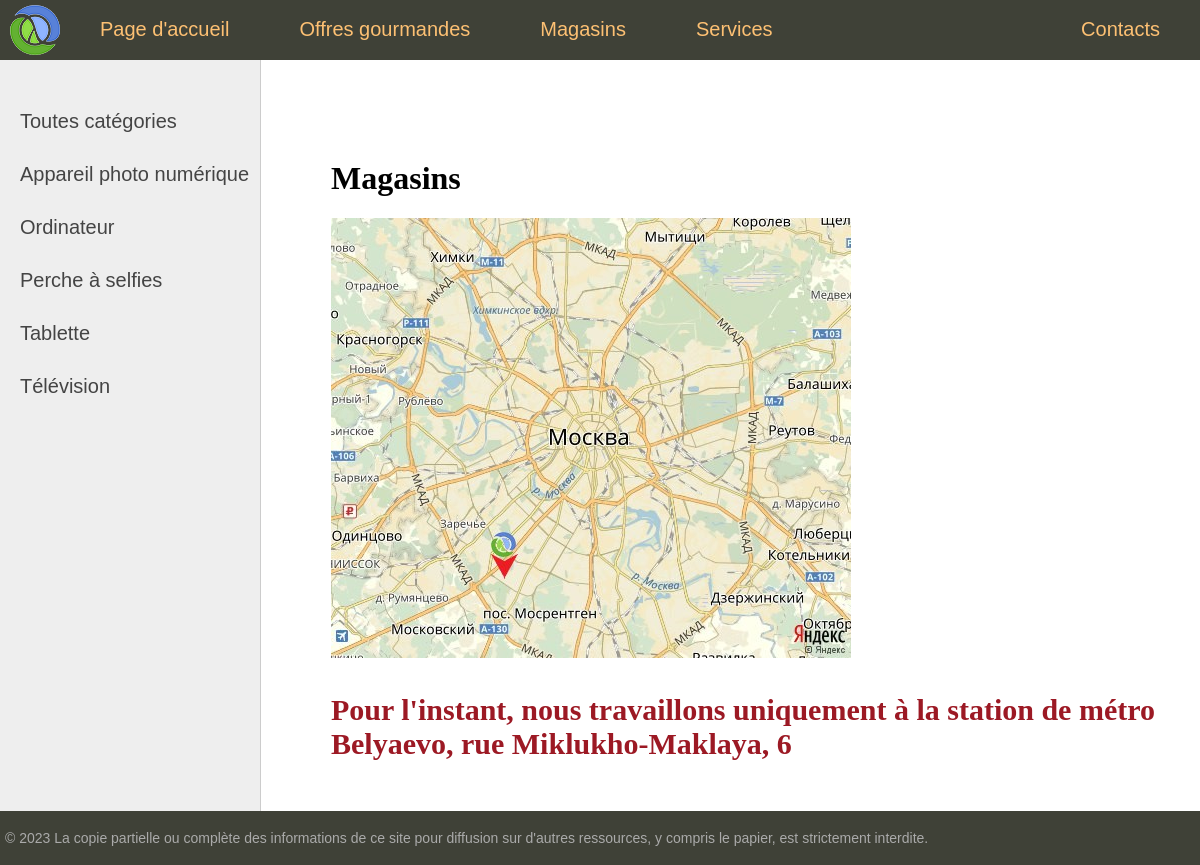
The page /shops on the database its author committed.
### electronicsapp/models.py (models this page shows, shortened)
class ElectroCategory(models.Model):
    name = models.CharField(max_length=100)
    slug = models.SlugField(max_length=100, unique=True)
    def get_absolute_url(self):
        return reverse('category', kwargs={'cat_slug': self.slug})

### electronicsapp/views.py (the view)
# urls.py: path('shops', views.shops, name='shops'),
def shops(request):
    text = "Pour l'instant, nous travaillons uniquement à la station de métro Belyaevo, rue Miklukho-Maklaya, 6"
    return render(request, 'electronics/shops.html', {'title': 'Magasins', 'menu': menu_lst, 'content': text})

### electronicsapp/templatetags/electronic_tags.py (called while the page is built)
@register.inclusion_tag('electronics/list_categories.html')
def show_categories(cat_selected=0):
    cats = ElectroCategory.objects.annotate(total=Count('electronics')).filter(~Q(total=0))
    return {'cats': cats, 'cat_selected': cat_selected}

### electronicsapp/templates/electronics/shops.html
{% extends 'base.html' %}
{% load static %}
{% block content %}
<h1>Magasins</h1>
<p><img src="{% static 'electronics/images/map.jpg' %}"></p>
<h2 style="color: #9c1924">{{content|linebreaks}}</h2>
{% endblock %}

### electronicsapp/templates/electronics/list_categories.html
{% for cat in cats %}
{% if cat.id == cat_selected %}
<li class="selected">{{cat.name}}</li>
{% else %}
<li><a href="{{ cat.get_absolute_url }}">{{cat.name}}</a></li>
{% endif %}
{% endfor %}

### electronicsapp/static/electronics/css/styles.css (style rules this page uses)
html, body { font-family: 'Arial'; margin: 0; padding: 0; height: 100%; width: 100%; color: #444; }
a { color: #0059b2; text-decoration: none; }
img { max-width: 600px; height: auto; }
.left-chapters ul li { margin: 30px 0 0 0; color: #999; }
.left-chapters ul li a { color: #444; text-decoration: none; }
.content-text h1 { font-size: 32px; }

### rows shown on the page
ElectroCategory: name "Appareil photo numérique"
ElectroCategory: name "Ordinateur"
ElectroCategory: name "Perche à selfies"
ElectroCategory: name "Tablette"
ElectroCategory: name "Télévision"

### other values the page prints
{{ m.title }} "Page d'accueil" "Offres gourmandes" "Magasins" "Services" "Contacts"
{{ content|linebreaks }} "Pour l'instant, nous travaillons uniquement à la station de métro Belyaevo, rue Miklukho-Maklaya, 6"
